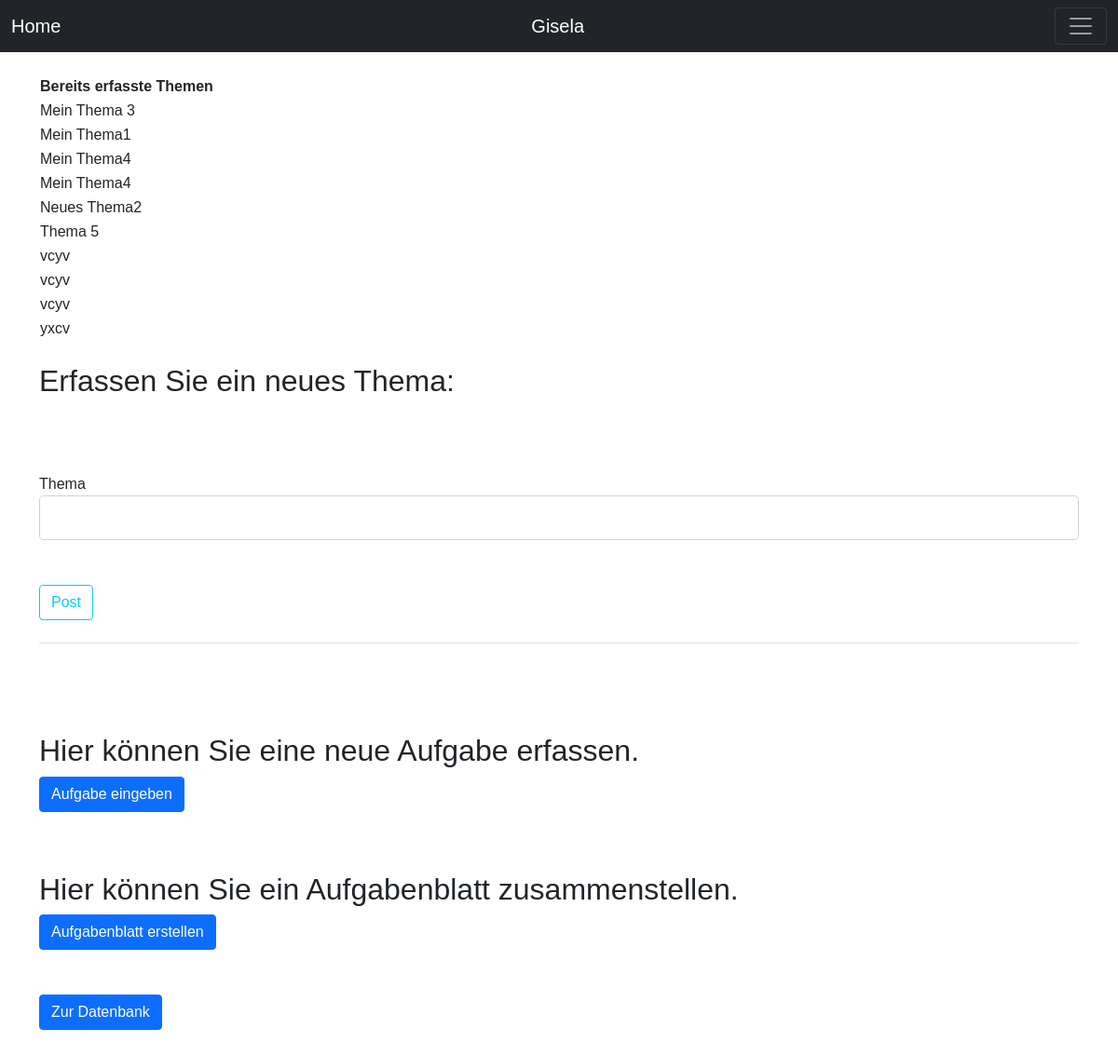
/topic/ (signed in), run on an earlier commit of the app's database.
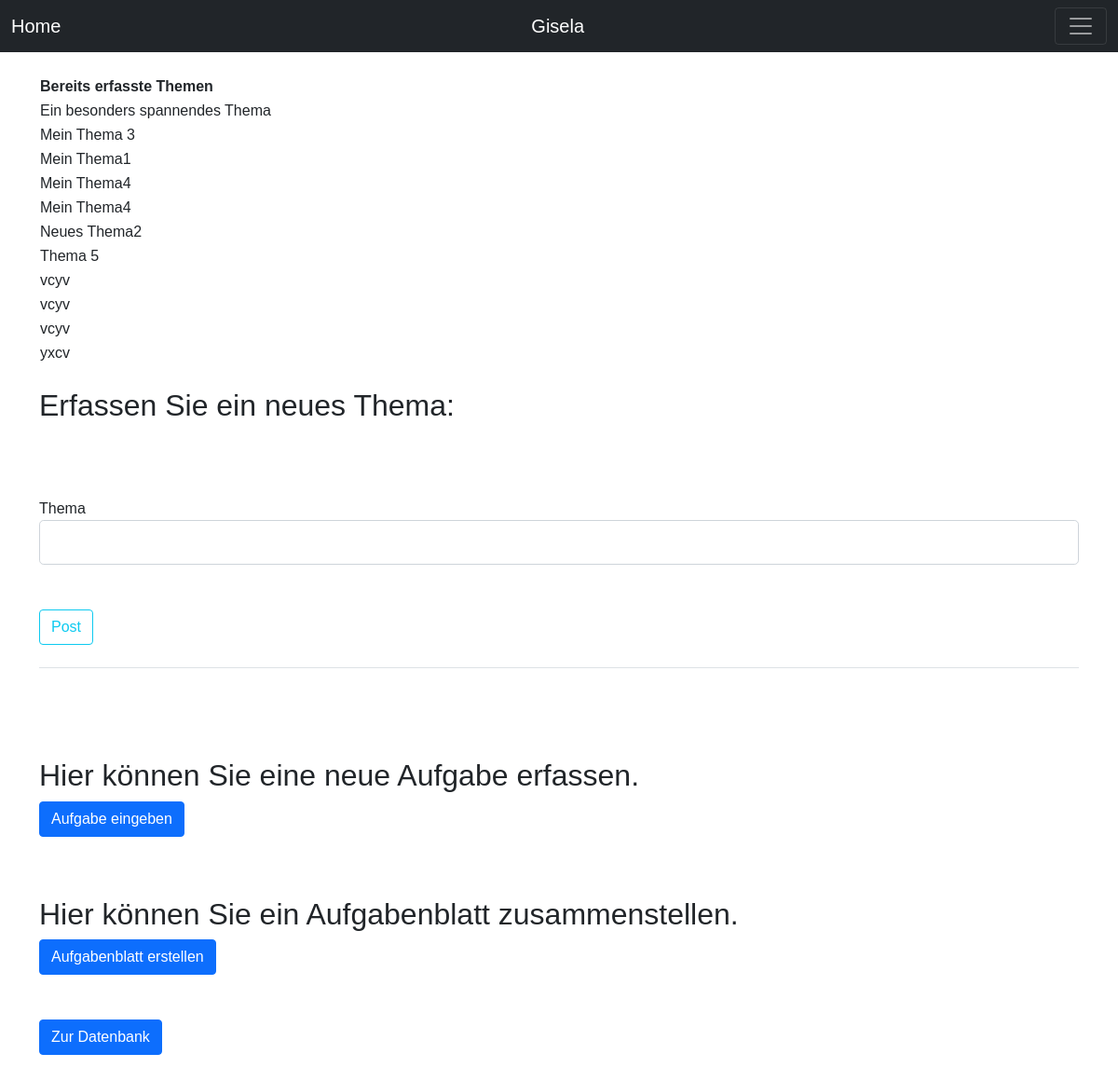
And on a later commit of the database.
### app/models.py (models this page shows, shortened)
class Thema(db.Model):
    id = db.Column(db.Integer, primary_key=True)
    thema =db.Column(db.String(100), nullable=False, default='N/A')
    date_posted=db.Column(db.DateTime, nullable=True, default=datetime.utcnow)
    user_id=db.Column(db.Integer, db.ForeignKey('user.id'), nullable=False)

### app/routes.py (the view)
@app.route('/topic/', methods=['GET', 'POST'])
@login_required
def themen():
    form=ThemaForm()
    if form.validate_on_submit():
        post=Thema(thema=form.thema.data, user_id=1)
        db.session.add(post)
        db.session.commit()
        flash('Thema wurde erstellt', 'success')
        return redirect('/topic/')
    else:
        topics = Thema.query.order_by(Thema.thema).all()
        return render_template('themen.html', form=form, topics=topics)

### app/forms.py
class ThemaForm(FlaskForm):
    thema=StringField('Thema', validators=[DataRequired()])
    submit=SubmitField('Post')

### app/models.py (called while the page is built)
@login_manager.user_loader
def load_user(user_id):
    return User.query.get(int(user_id))

### app/templates/themen.html (shortened to what this page needs)
{% extends 'base.html' %}
{%block body  %}
<br>
<table>
  <tr>
      <th>Bereits erfasste Themen</th>
  </tr>
  {% for topic in topics %}
  <tr>
      <td>{{topic.thema}}</td>
  </tr>
  {% endfor %}
</table>
<br>
<h2>Erfassen Sie ein neues Thema:</h2>
<br>
<div class="content-section">
   <form method ="POST" action="">
       <br>
         <br>
         <div class="form-group">
           {{ form.thema.label(class="form-control-label") }}
           {%if form.thema.errors%}
            {{ form.thema(class="form-control form-control-lg is-invalid") }}
         <div class="invalid-feedback">
           {%for error in form.thema.errors%}
             <span> {{error}}</span>
             {%endfor%}
             </div>
           {%else%}
           {{form.thema (class="form-control form-control-lg")}}
           {%endif%}
         </div>
         <br>
       <br>
       <div class="form-group">
       {{form.submit(class="btn btn-outline-info") }}
       </div>
       <br>
       <fieldset class="form-group">
        <legend class="border-bottom mb-4"> {{legend}}</legend>
      <br><br><br><br>
       <h2>Hier können Sie eine neue Aufgabe erfassen.</h2>
       <a class="btn btn-primary" href="/new/" role="button">Aufgabe eingeben
           </a>
   <br>
   <br>
   <h2>Hier können Sie ein Aufgabenblatt zusammenstellen. </h2>
   <a class="btn btn-primary" href="/aufgaben/" role="button">Aufgabenblatt erstellen
   </a>
   <br>
   <br>
       <br>
       <a class="btn btn-primary" href="/eingabe/" role="button">Zur Datenbank</a>
       <br>
   </form>
   <br>
   <br>
</div>
{% endblock%}

What changed in the data, as far as the page shows it:
added Thema: thema "Ein besonders spannendes Thema"
